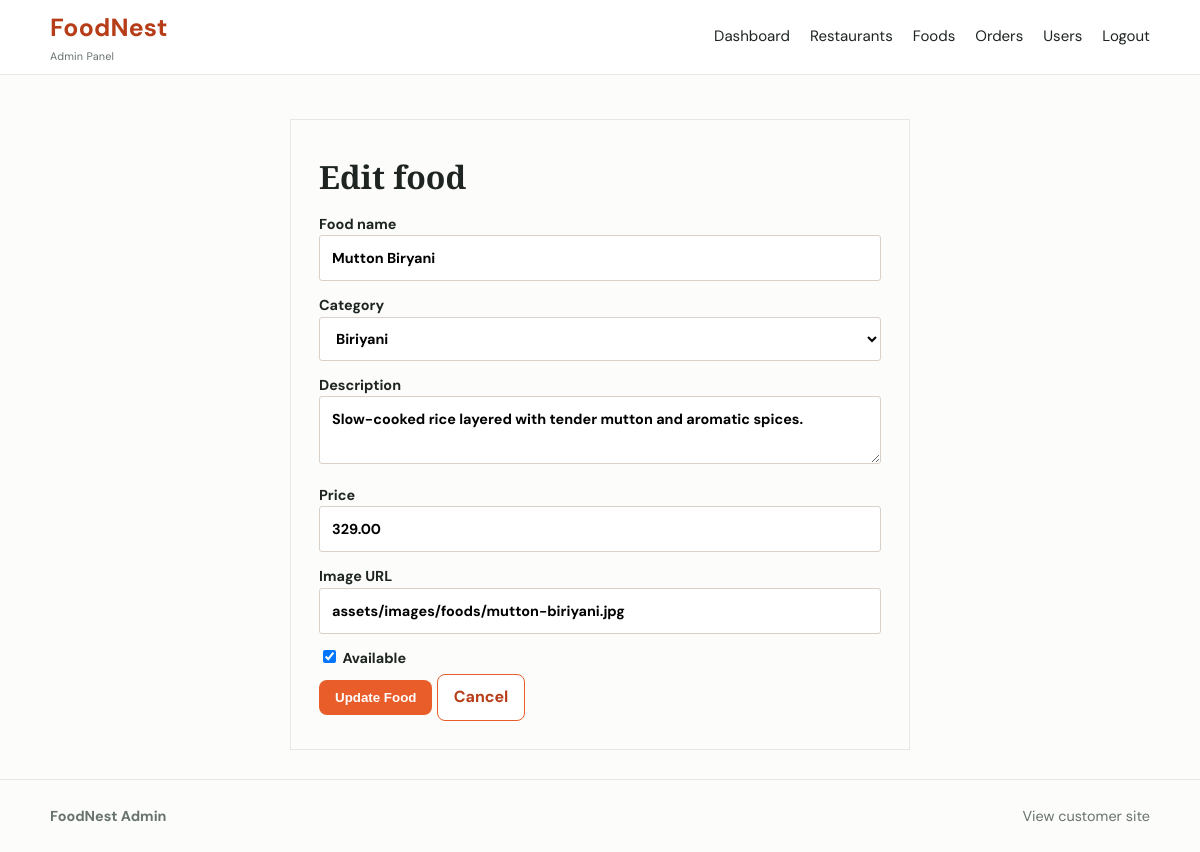
Page /admin/edit_food.php?id=8 (signed in) on the committed database.
### tables this page shows
CREATE TABLE foods (id INT AUTO_INCREMENT PRIMARY KEY, category_id INT NOT NULL, food_name VARCHAR(120) NOT NULL, description VARCHAR(255) NOT NULL, price DECIMAL(10,2) NOT NULL, image VARCHAR(255) NOT NULL, availability TINYINT(1) DEFAULT 1, created_at TIMESTAMP DEFAULT CURRENT_TIMESTAMP, FOREIGN KEY (category_id) REFERENCES categories(id) ON DELETE RESTRICT);

CREATE TABLE categories (id INT AUTO_INCREMENT PRIMARY KEY, category_name VARCHAR(80) UNIQUE NOT NULL);

### includes/functions.php (called while the page is built, shortened)
<?php
function esc($value) {
    return htmlspecialchars((string) $value, ENT_QUOTES, 'UTF-8');
}
?>

### admin/edit_food.php (the view)
<?php require_once 'includes/../includes/header.php'; $id=(int)($_GET['id']??0);$stmt=$pdo->prepare('SELECT * FROM foods WHERE id=?');$stmt->execute([$id]);$food=$stmt->fetch();if(!$food)redirect('foods.php');$categories=$pdo->query('SELECT * FROM categories ORDER BY category_name')->fetchAll();$error='';if($_SERVER['REQUEST_METHOD']==='POST'){ $name=trim($_POST['food_name']??'');$description=trim($_POST['description']??'');$category=(int)($_POST['category_id']??0);$price=(float)($_POST['price']??0);$image=trim($_POST['image']??'');$availability=isset($_POST['availability'])?1:0;if(!$name||!$description||!$category||$price<=0||!filter_var($image,FILTER_VALIDATE_URL))$error='Please complete the fields and use a valid image URL.';else{$update=$pdo->prepare('UPDATE foods SET category_id=?,food_name=?,description=?,price=?,image=?,availability=? WHERE id=?');$update->execute([$category,$name,$description,$price,$image,$availability,$id]);redirect('foods.php');}}$page_title='Edit Food'; ?><div class="form-shell"><h1>Edit food</h1><?php if($error): ?><p class="error"><?=esc($error)?></p><?php endif; ?><form method="post"><label>Food name<input name="food_name" value="<?=esc($food['food_name'])?>" required></label><label>Category<select name="category_id" required><?php foreach($categories as $category): ?><option value="<?=$category['id']?>" <?=$food['category_id']==$category['id']?'selected':''?>><?=esc($category['category_name'])?></option><?php endforeach; ?></select></label><label>Description<textarea name="description" required><?=esc($food['description'])?></textarea></label><label>Price<input type="number" name="price" min="1" step="0.01" value="<?=$food['price']?>" required></label><label>Image URL<input type="url" name="image" value="<?=esc($food['image'])?>" required></label><label><input type="checkbox" name="availability" <?=$food['availability']?'checked':''?> style="width:auto"> Available</label><button type="submit">Update Food</button> <a class="button secondary" href="foods.php">Cancel</a></form></div><?php include 'includes/footer.php'; ?>

### assets/css/style.css (style rules this page uses)
:root { --orange:#d95d27; --orange-dark:#a9431b; --ink:#242321; --muted:#6d6963; --cream:#fff8f1; --line:#e9e1d8; --green:#2f7d55; }
* { box-sizing:border-box; }
body { margin:0; color:var(--ink); font-family:Arial, sans-serif; background:#fff; line-height:1.55; }
a { color:inherit; text-decoration:none; }
h1 { font-size:clamp(2.2rem, 5vw, 4rem); line-height:1.08; margin:12px 0 18px; max-width:600px; }
button, .button { cursor:pointer; border:0; background:var(--orange); color:#fff; padding:10px 16px; font-weight:700; border-radius:3px; display:inline-block; }
button.secondary, .button.secondary { background:#fff; color:var(--orange-dark); border:1px solid var(--orange); }
input, select, textarea { width:100%; border:1px solid #d9d1c8; border-radius:3px; padding:11px 12px; font:inherit; background:#fff; }
label { display:block; font-weight:700; font-size:.9rem; margin:13px 0 5px; }
.form-shell { max-width:620px; margin:44px auto; border:1px solid var(--line); padding:28px; }
.form-shell h1 { font-size:2rem; }
:root { --ink:#1d2421; --muted:#68736d; --orange:#e85d2a; --orange-dark:#b63d18; --cream:#fff8ef; --sage:#edf3ed; --line:#e5e9e3; --green:#34744f; }
body { font-family:'DM Sans', 'Trebuchet MS', sans-serif; background:#fcfcfa; color:var(--ink); }
h1, h2 { font-family:'Playfair Display', Georgia, serif; letter-spacing:0; }
button, .button { border-radius:8px; transition:transform .2s ease, box-shadow .2s ease, background .2s ease; }

### rows in the picture
foods: food_name "Mutton Biryani", category_id "Biriyani", description "Slow-cooked rice layered with tender mutton and aromatic spices.", price "329.00", image "assets/images/foods/mutton-biriyani.jpg", availability "☑"
